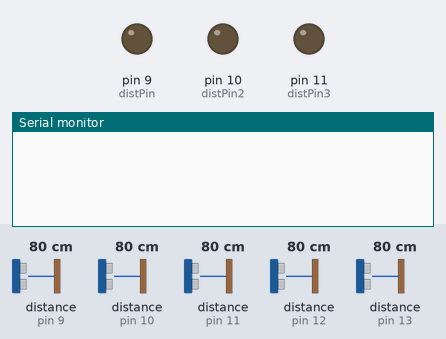
This sketch was run on a simulated Arduino Uno, built with avr-gcc and run on an emulated ATmega328P. On the bench: output pins drawn as LEDs (lit = HIGH), the last lines printed to the serial monitor. The test bench sets the inputs (shaded band); at power-on: distance to the obstacle (sensors on pin 9, pin 12, pin 10, pin 11, pin 13) 80 cm. The echo pulse lasts 58.3 µs per cm; pins used as bus, display or sensor lines are not drawn.

Above: at 1.2 s.
1.3 s: distance to the obstacle (sensor on pin 9) set to 299 cm
At 5.6 s:
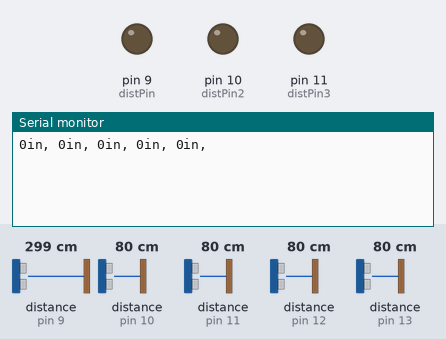
6.0 s: distance to the obstacle (sensor on pin 12) set to 2 cm
At 6.9 s:
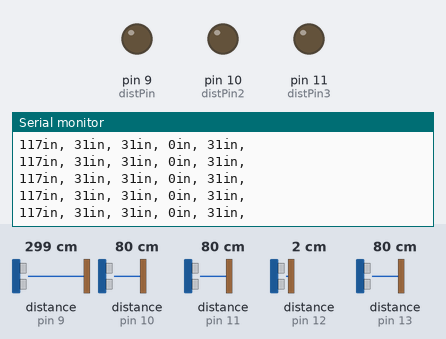
10.7 s: distance to the obstacle (sensor on pin 10) set to 2 cm
At 11.6 s:
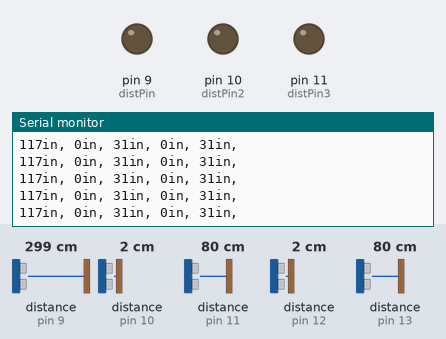
15.4 s: distance to the obstacle (sensor on pin 11) set to 2 cm
At 15.9 s:
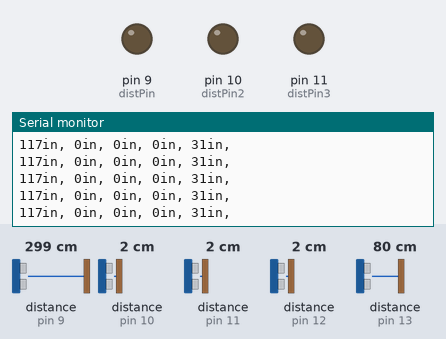
20.1 s: distance to the obstacle (sensor on pin 13) set to 2 cm
At 20.6 s:
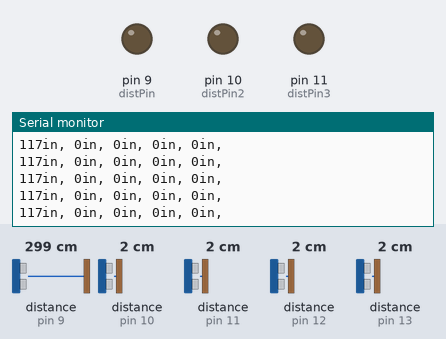
24.8 s: distance to the obstacle (sensor on pin 9) set to 2 cm
At 25.5 s:
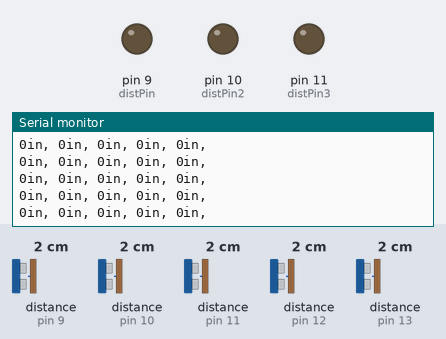

Measured:
- after the input at 6.0 s, the serial monitor: prints a new line after 0.07 s (image 2)
- after the input at 10.7 s, the serial monitor: prints a new line at once (image 3)
- after the input at 15.4 s, the serial monitor: prints a new line after 0.06 s (image 4)
- after the input at 20.1 s, the serial monitor: prints a new line after 0.07 s (image 5)
- after the input at 24.8 s, the serial monitor: prints a new line after 0.08 s (image 6)

The sketch:

3pin_multisensor_distance.ino
```cpp
int distPin = 9;    // Trigger
int distPin2 = 10;    // Trigger for Distance Sensor 2
int distPin3 = 11;
int distPin4 = 12;
int distPin5 = 13;
int score;
long duration, inches, duration2, inches2, duration3, inches3, duration4, inches4, duration5, inches5;    //Creats Variables for output data

void hole1(){

  digitalWrite(distPin, LOW);
  delayMicroseconds(5);
  digitalWrite(distPin, HIGH);
  delayMicroseconds(10);
  digitalWrite(distPin, LOW);
  delayMicroseconds(10);
  pinMode(distPin, INPUT);
  duration = pulseIn(distPin, HIGH);
  inches = (duration/2) / 74;
  pinMode(distPin, OUTPUT);
}

void hole2(){

  digitalWrite(distPin2, LOW);
  delayMicroseconds(5);
  digitalWrite(distPin2, HIGH);
  delayMicroseconds(10);
  digitalWrite(distPin2, LOW);
  delayMicroseconds(10);
  pinMode(distPin2, INPUT);
  duration2 = pulseIn(distPin2, HIGH);
  inches2 = (duration2/2) / 74;
  pinMode(distPin2, OUTPUT);
}

void hole3(){

  digitalWrite(distPin3, LOW);
  delayMicroseconds(5);
  digitalWrite(distPin3, HIGH);
  delayMicroseconds(10);
  digitalWrite(distPin3, LOW);
  delayMicroseconds(10);
  pinMode(distPin3, INPUT);
  duration3 = pulseIn(distPin3, HIGH);
  inches3 = (duration3/2) / 74;
  pinMode(distPin3, OUTPUT);
}

void hole4(){

  digitalWrite(distPin4, LOW);
  delayMicroseconds(5);
  digitalWrite(distPin4, HIGH);
  delayMicroseconds(10);
  digitalWrite(distPin4, LOW);
  delayMicroseconds(10);
  pinMode(distPin4, INPUT);
  duration4 = pulseIn(distPin4, HIGH);
  inches4 = (duration4/2) / 74;
  pinMode(distPin4, OUTPUT);
}

void hole5(){

  digitalWrite(distPin5, LOW);
  delayMicroseconds(5);
  digitalWrite(distPin5, HIGH);
  delayMicroseconds(10);
  digitalWrite(distPin5, LOW);
  delayMicroseconds(10);
  pinMode(distPin5, INPUT);
  duration5 = pulseIn(distPin5, HIGH);
  inches5 = (duration5/2) / 74;
}

void setup() {
  Serial.begin (9600);
}

void loop() {
  hole1();
  hole2();
  hole3();
  hole4();
  hole5();
  Serial.print(inches);
  Serial.print("in, ");
  Serial.print(inches2);
  Serial.print("in, ");
  Serial.print(inches3);
  Serial.print("in, ");
  Serial.print(inches4);
  Serial.print("in, ");
  Serial.print(inches5);
  Serial.print("in, ");
  Serial.println();

}
```
